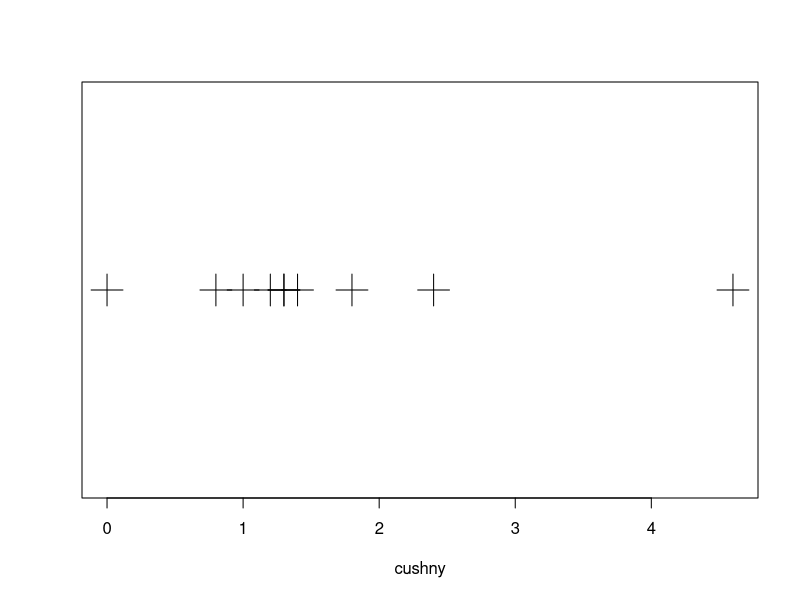
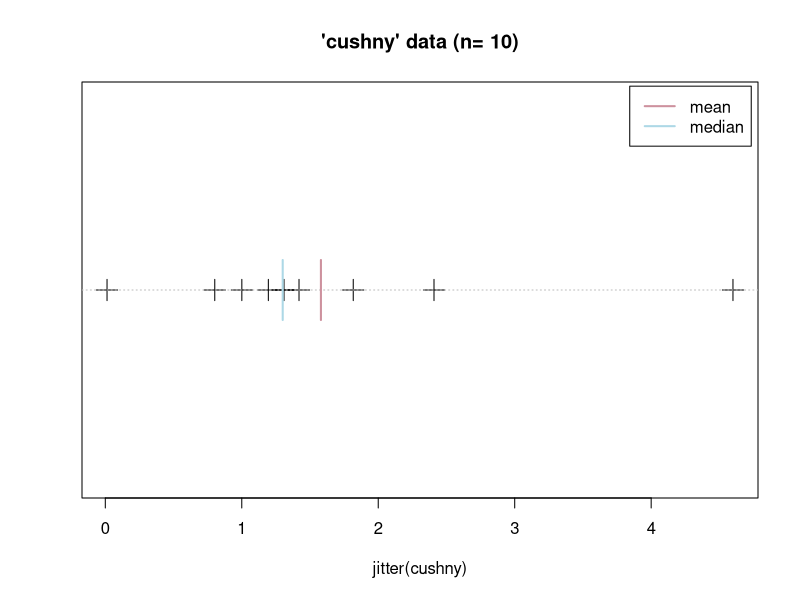

Generate these figures, in order, with R:
library(robustbase)


### Name: cushny
### Title: Cushny and Peebles Prolongation of Sleep Data
### Aliases: cushny
### Keywords: datasets

### ** Examples

data(cushny)

plot(cushny,  rep(0, 10), pch = 3, cex = 3,
     ylab = "", yaxt = "n")
plot(jitter(cushny),  rep(0, 10), pch = 3, cex = 2,
     main = "'cushny' data (n= 10)", ylab = "", yaxt = "n")
abline(h=0, col="gray", lty=3)
myPt <- function(m, lwd = 2, ..., e = 1.5*par("cxy")[2])
  segments(m, +e, m, -e, lwd = lwd, ...)
myPt(  mean(cushny), col = "pink3")
myPt(median(cushny), col = "light blue")
legend("topright", c("mean", "median"), lwd = 2,
       col = c("pink3", "light blue"), inset = .01)

## The 'sleep' data from the standard 'datasets' package:
d.sleep <- local({ gr <- with(datasets::sleep, split(extra, group))
                   gr[[2]] - gr[[1]] })
stopifnot(all.equal(cushny,
                    sort(d.sleep), tolerance=1e-15))
